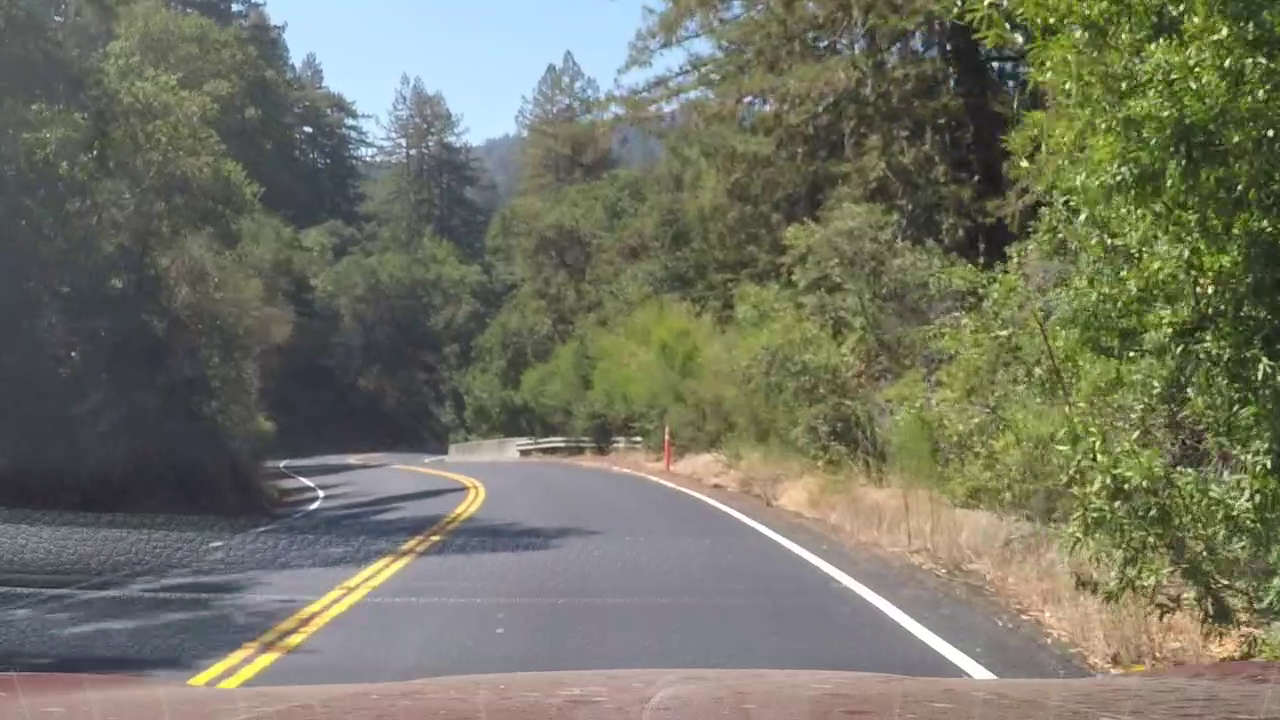
#> input picture frame_0035.png, 1280 x 720 px
$ jupyter execute segmentation.ipynb
#> lines starting #> are read from the running program, lines starting #| are printed output that depends on the picture; after the words box and inside, x2 and y2 are one past the last pixel; in counts of white or black regions, pixels touching at a corner belong together; pictures that were not available may be replaced by others from this repository, and a replacement may not be noted
#> further down, img is the input picture: shape (720, 1280, 3); mean B, G, R 101.1, 116.6, 115.4
[cell 1]
import cv2
import numpy as np
import matplotlib.pyplot as plt

[cell 2]
pt1 = np.int32([[685, 450],
          [1090, 710],
          [220, 710],
          [650, 450]])

[cell 3]
def region_of_interest(img, vertices):
    mask = np.zeros_like(img)

    if len(img.shape) > 2:  # Check if the image has more than 2 dimensions (i.e., color image)
        channel_count = img.shape[2]
        ignore_mask_color = (255,) * channel_count
    else:
        ignore_mask_color = 255

    cv2.fillPoly(mask, vertices, ignore_mask_color)
    masked_img = cv2.bitwise_and(img, mask)
    return masked_img

[cell 4]
def color_segmentation(image,masked_color=(0,0,255)):
#> called with masked_color = (0, 0, 255)
    rgb = cv2.cvtColor(image, cv2.COLOR_BGR2RGB)

    lower_yellow = np.array([165, 157, 0], dtype=np.uint8)
    upper_yellow = np.array([255, 255, 155], dtype=np.uint8)

    lower_white = np.array([200, 200, 200], dtype=np.uint8)
    upper_white = np.array([255, 255, 255], dtype=np.uint8)

    # Create masks for yellow and white regions
    mask_yellow = cv2.inRange(rgb, lower_yellow, upper_yellow)
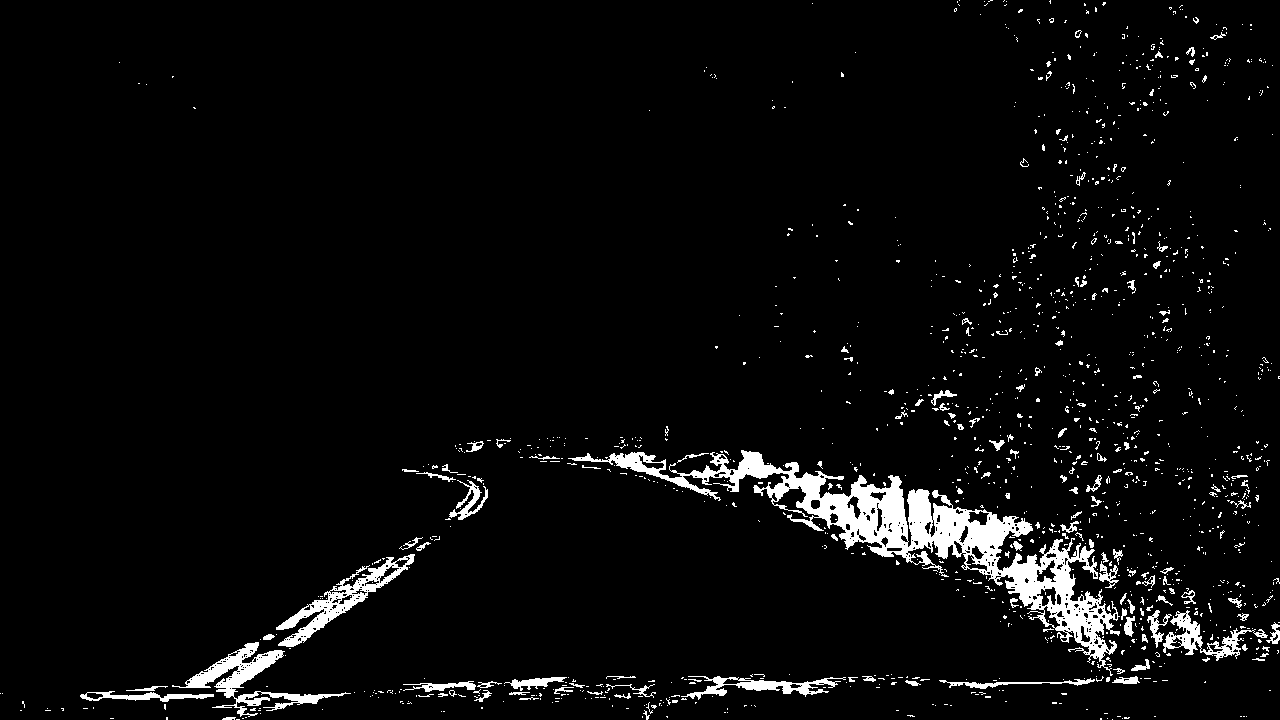
#> mask_yellow: shape (720, 1280); 4.4% white; 1413 white regions (1276 under 20 px), largest, box (x1, y1, x2, y2) and area: (568, 450, 1120, 676) 18751, (172, 642, 351, 717) 2909, (276, 554, 415, 647) 2636
    mask_white = cv2.inRange(rgb, lower_white, upper_white)
#> mask_white: shape (720, 1280); 0.77% white; 151 white regions (129 under 20 px), largest, box (x1, y1, x2, y2) and area: (647, 476, 997, 679) 3302, (335, 74, 401, 126) 1219, (459, 108, 517, 146) 1113

    # Combine masks
    combined_mask = cv2.bitwise_or(mask_yellow, mask_white)
#> combined_mask: shape (720, 1280); 5.1% white; 1509 white regions (1350 under 20 px), largest, box (x1, y1, x2, y2) and area: (568, 450, 1120, 679) 22102, (172, 642, 351, 717) 2909, (276, 554, 415, 647) 2636
    height = image.shape[0]
#> height = 720
    width = image.shape[1]
#> width = 1280
    region_of_interest_coor = [(0, height), (width//3, height//2.5), (width//2.5, height//2.5), (width, height-30)]
    combined_mask = region_of_interest(combined_mask, np.array([region_of_interest_coor], np.int32))
#> in region_of_interest, `cv2.fillPoly(mask, vertices, ignore_mask_color)`: mask: shape (720, 1280); 31.3% white; 1 white region, box (x1, y1, x2, y2) and area: (0, 288, 1280, 720) 288625
#> in region_of_interest, `masked_img = cv2.bitwise_and(img, mask)`: masked_img: shape (720, 1280); 3.5% white; 383 white regions (325 under 20 px), largest, box (x1, y1, x2, y2) and area: (568, 450, 1120, 679) 19196, (172, 642, 351, 715) 2899, (276, 554, 415, 647) 2636
    inverted_mask = cv2.bitwise_not(combined_mask)

    masked_color_image = np.full_like(image, masked_color, dtype=np.uint8)

    # Combine the masked color image with the original image using the inverted mask
    segmented_image = cv2.bitwise_or(cv2.bitwise_and(image, image, mask=inverted_mask),
                                      cv2.bitwise_and(masked_color_image, masked_color_image, mask=combined_mask))


    return segmented_image

[cell 5]
img=cv2.imread('frame_0035.png')
image=color_segmentation(img)
plt.imshow(image)

[cell 6]
test_kernel = np.array([[0.1,0.1,0.1],
                         [0.1,0.1,0.1],
                         [0.1,0.1,0.1]])
brightening_kernel = np.array([[0.01, 0.01, 0.01],
                               [0.01, 1.0, 0.01],
                               [0.01, 0.01, 0.01]])
gaussian = (1 / 16.0) * np.array([[1., 2., 1.],
                                  [2., 4., 2.],
                                  [1., 2., 1.]])
gaussian_5x5 = (1/256.0)*np.array([[1., 4., 6., 4., 1.],
                                   [4., 16., 24., 16., 4.],
                                   [6., 24., 36., 24., 6.],
                                   [4., 16., 24., 16., 4.],
                                   ])
Laplacian_gaussain = np.array([[0,1,0],
                              [1,-4,1],
                              [0,1,0]])
edge_enhancement = np.array([[-1,-1,-1],
                             [-1,8,-1],
                             [-1,-1,-1]])
canny=np.array([[-1,0 ,1],
[-2 , 0 , 2],
[-1 , 0,  1]])

test_kernel1 = np.array([[1,0,0],
                        [0,1,0],
                        [0,0,1]])

[cell 7]
def kernel_seg(image,kernel):
 brightened=cv2.filter2D(image,-1,kernel)
 image=color_segmentation(brightened)
#> in color_segmentation (call 2), `mask_yellow = cv2.inRange(rgb, lower_yellow, upper_yellow)`: mask_yellow: shape (720, 1280); 1.7% white; 443 white regions (366 under 20 px), largest, box (x1, y1, x2, y2) and area: (281, 556, 412, 646) 2732, (773, 475, 820, 517) 1066, (670, 453, 743, 491) 967
#> in color_segmentation (call 2), `mask_white = cv2.inRange(rgb, lower_white, upper_white)`: mask_white: shape (720, 1280); 0.31% white; 6 white regions (2 under 20 px), largest, box (x1, y1, x2, y2) and area: (682, 489, 996, 679) 2748, (301, 479, 313, 485) 23, (661, 481, 674, 486) 21, (311, 502, 319, 508) 21
#> in color_segmentation (call 2), `combined_mask = cv2.bitwise_or(mask_yellow, mask_white)`: combined_mask: shape (720, 1280); 2% white; 448 white regions (367 under 20 px), largest, box (x1, y1, x2, y2) and area: (682, 489, 996, 679) 2749, (281, 556, 412, 646) 2732, (773, 475, 820, 517) 1066
 return image

[cell 8]
image=kernel_seg(img,test_kernel)
plt.imshow(image)

[cell 9]
video = cv2.VideoCapture("videos\harder_challenge_video.mp4")
while True:
    ret,frame=video.read()
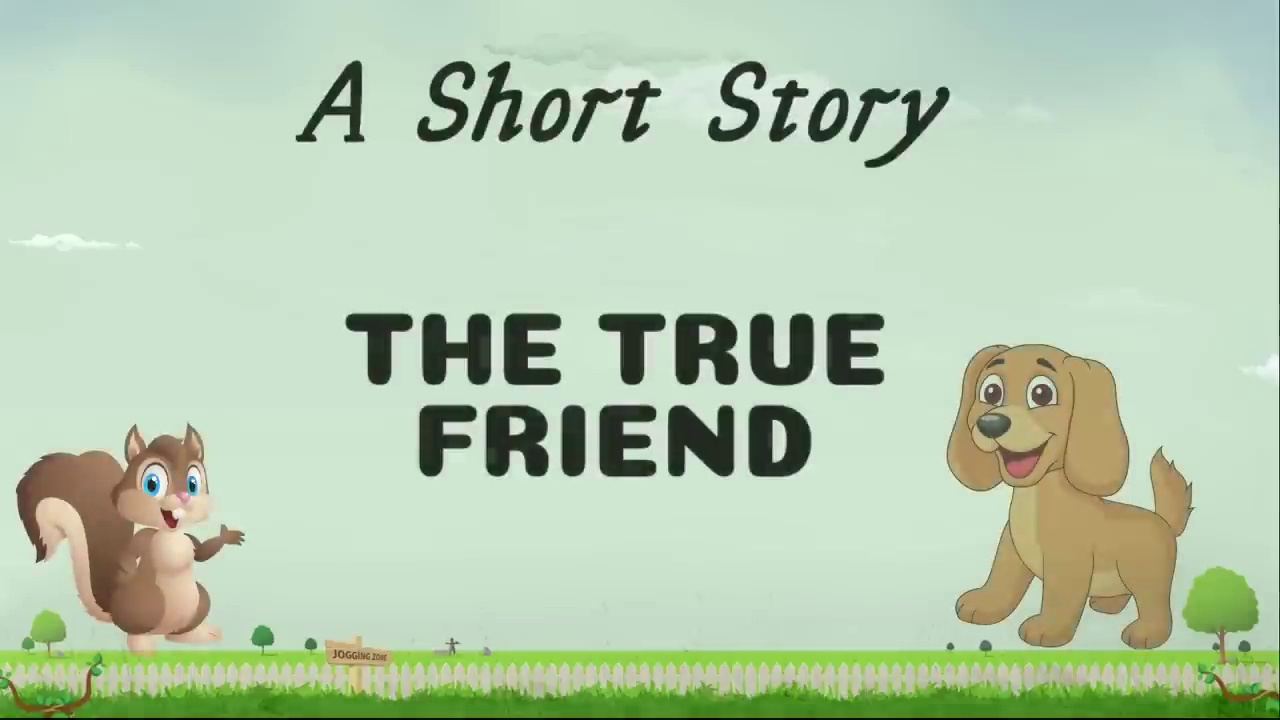
#> input picture frame6.jpg, 1280 x 720 px, given in place of harder_challenge_video.mp4, which was not available
#> frame is the input picture: shape (720, 1280, 3); mean B, G, R 173.8, 201.5, 180.6
    if not ret:
        break
    image=kernel_seg(frame,test_kernel)
#> in kernel_seg (call 2), `brightened=cv2.filter2D(image,-1,kernel)`:
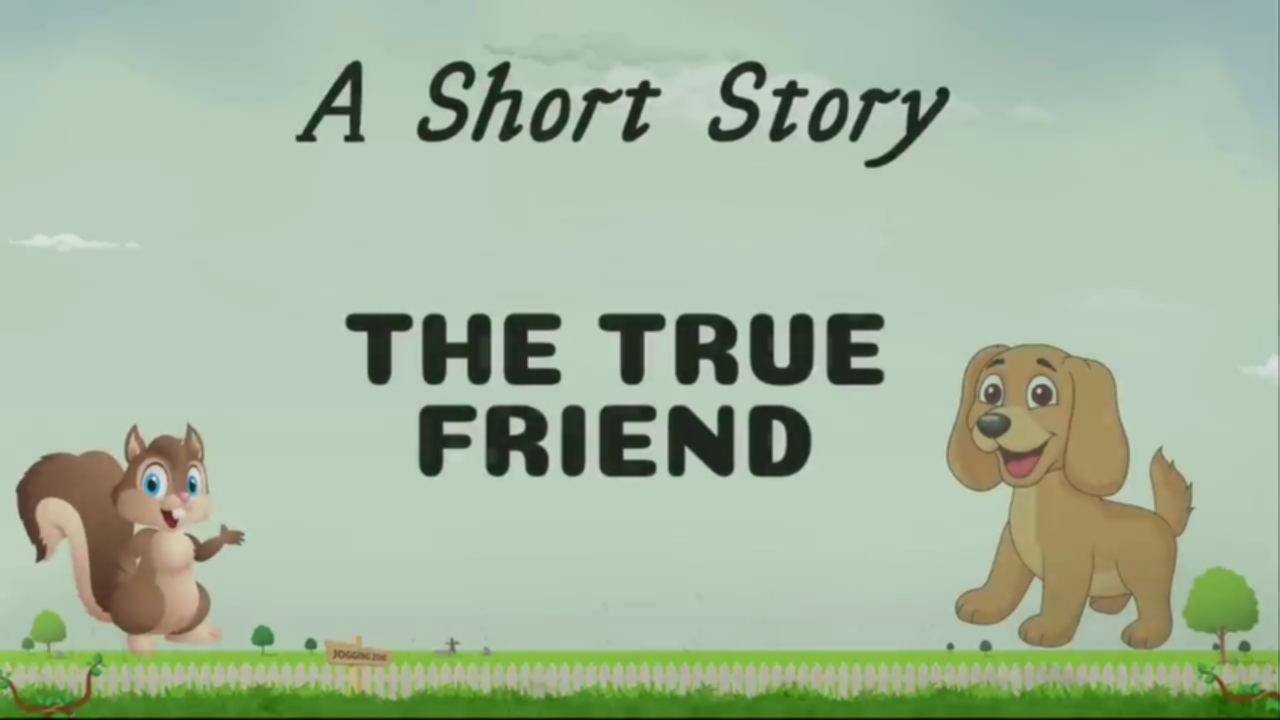
#> brightened: shape (720, 1280, 3); mean B, G, R 156.4, 181.3, 162.5
#> in color_segmentation (call 3), `mask_yellow = cv2.inRange(rgb, lower_yellow, upper_yellow)`: mask_yellow: shape (720, 1280); 2.2% white; 433 white regions (382 under 20 px), largest, box (x1, y1, x2, y2) and area: (108, 636, 651, 697) 5698, (1011, 487, 1040, 568) 1515, (37, 498, 89, 595) 1356
#> in color_segmentation (call 3), `mask_white = cv2.inRange(rgb, lower_white, upper_white)`: mask_white: shape (720, 1280); 0.13% white; 21 white regions (16 under 20 px), largest, box (x1, y1, x2, y2) and area: (23, 234, 111, 250) 687, (1258, 355, 1278, 380) 239, (155, 470, 166, 496) 98, (190, 470, 200, 485) 49, (744, 74, 753, 79) 27
#> in region_of_interest (call 3), `masked_img = cv2.bitwise_and(img, mask)`: masked_img: shape (720, 1280); 1.5% white; 153 white regions (116 under 20 px), largest, box (x1, y1, x2, y2) and area: (108, 636, 651, 697) 5698, (759, 664, 862, 695) 1184, (162, 551, 199, 616) 1061
    # [9 lines of commented-out code are left out]
    cv2.imshow("video",image)
    if cv2.waitKey(25) & 0xFF == ord('q'):
#> (key q is pressed here)
        cv2.destroyAllWindows()
        break

[cell 10]
kernel_seg(img,test_kernel)

[cell 11]
kernel_seg(img,brightening_kernel)
#> in color_segmentation (call 5), `mask_yellow = cv2.inRange(rgb, lower_yellow, upper_yellow)`: mask_yellow: shape (720, 1280); 6% white; 1858 white regions (1607 under 20 px), largest, box (x1, y1, x2, y2) and area: (654, 447, 1154, 663) 22892, (180, 554, 418, 688) 4228, (1147, 610, 1248, 664) 1989
#> in color_segmentation (call 5), `mask_white = cv2.inRange(rgb, lower_white, upper_white)`: mask_white: shape (720, 1280); 4.1% white; 198 white regions (168 under 20 px), largest, box (x1, y1, x2, y2) and area: (265, 0, 641, 147) 30701, (632, 472, 997, 680) 3523, (621, 48, 685, 87) 809
#> in color_segmentation (call 5), `combined_mask = cv2.bitwise_or(mask_yellow, mask_white)`: combined_mask: shape (720, 1280); 10.1% white; 1943 white regions (1662 under 20 px), largest, box (x1, y1, x2, y2) and area: (265, 0, 641, 147) 30701, (632, 447, 1154, 680) 26547, (180, 554, 418, 688) 4241
#> in region_of_interest (call 5), `masked_img = cv2.bitwise_and(img, mask)`: masked_img: shape (720, 1280); 4.3% white; 415 white regions (337 under 20 px), largest, box (x1, y1, x2, y2) and area: (632, 447, 997, 680) 16154, (966, 534, 1145, 663) 5787, (180, 554, 418, 688) 4241

[cell 12]
kernel_seg(img,gaussian)
#> in color_segmentation (call 6), `mask_yellow = cv2.inRange(rgb, lower_yellow, upper_yellow)`: mask_yellow: shape (720, 1280); 4.2% white; 774 white regions (642 under 20 px), largest, box (x1, y1, x2, y2) and area: (568, 450, 1119, 669) 19250, (180, 642, 351, 717) 3055, (276, 554, 415, 648) 2865
#> in color_segmentation (call 6), `mask_white = cv2.inRange(rgb, lower_white, upper_white)`: mask_white: shape (720, 1280); 0.71% white; 67 white regions (53 under 20 px), largest, box (x1, y1, x2, y2) and area: (648, 476, 997, 679) 3266, (322, 66, 400, 125) 1315, (459, 109, 517, 146) 1103
#> in color_segmentation (call 6), `combined_mask = cv2.bitwise_or(mask_yellow, mask_white)`: combined_mask: shape (720, 1280); 4.9% white; 829 white regions (684 under 20 px), largest, box (x1, y1, x2, y2) and area: (568, 450, 1119, 679) 22529, (180, 642, 351, 717) 3055, (276, 554, 415, 648) 2865
#> in region_of_interest (call 6), `masked_img = cv2.bitwise_and(img, mask)`: masked_img: shape (720, 1280); 3.5% white; 264 white regions (211 under 20 px), largest, box (x1, y1, x2, y2) and area: (568, 450, 1119, 679) 19538, (180, 642, 351, 715) 3045, (276, 554, 415, 648) 2865

[cell 13]
kernel_seg(img,gaussian_5x5)
#> in color_segmentation (call 7), `mask_yellow = cv2.inRange(rgb, lower_yellow, upper_yellow)`: mask_yellow: shape (720, 1280); 2.5% white; 464 white regions (386 under 20 px), largest, box (x1, y1, x2, y2) and area: (1009, 541, 1114, 668) 3109, (279, 556, 413, 647) 2904, (154, 643, 354, 695) 2393
#> in color_segmentation (call 7), `mask_white = cv2.inRange(rgb, lower_white, upper_white)`: mask_white: shape (720, 1280); 0.33% white; 10 white regions (6 under 20 px), largest, box (x1, y1, x2, y2) and area: (680, 488, 996, 679) 2912, (660, 481, 675, 487) 31, (301, 479, 313, 485) 30, (311, 502, 319, 508) 24
#> in color_segmentation (call 7), `combined_mask = cv2.bitwise_or(mask_yellow, mask_white)`:
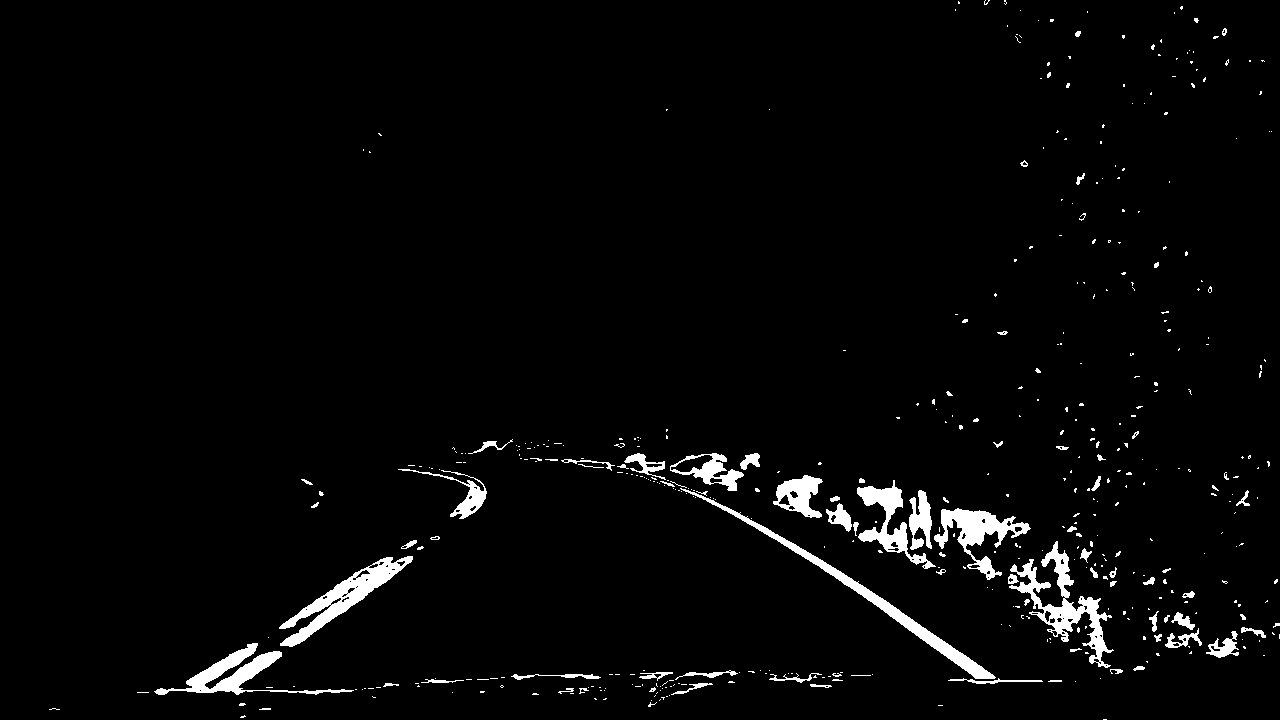
#> combined_mask: shape (720, 1280); 2.9% white; 471 white regions (389 under 20 px), largest, box (x1, y1, x2, y2) and area: (1009, 541, 1114, 668) 3109, (680, 488, 996, 679) 2915, (279, 556, 413, 647) 2904
